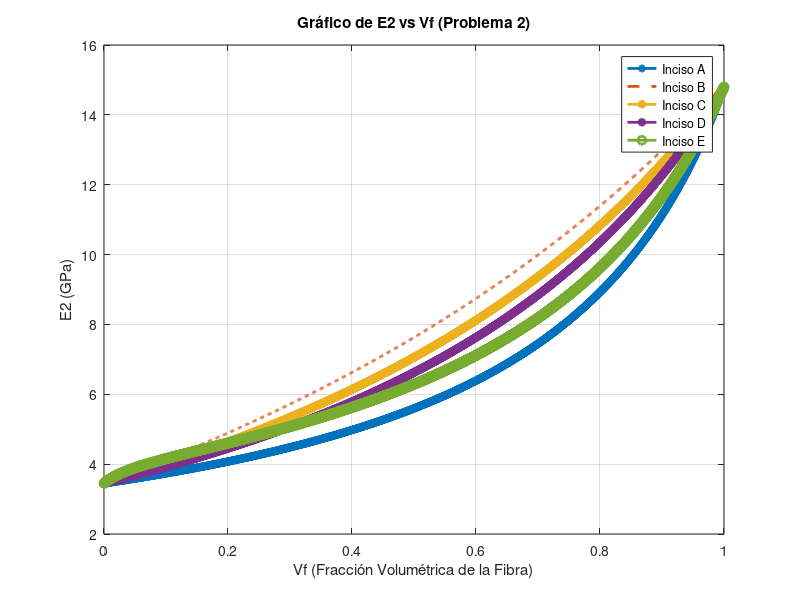
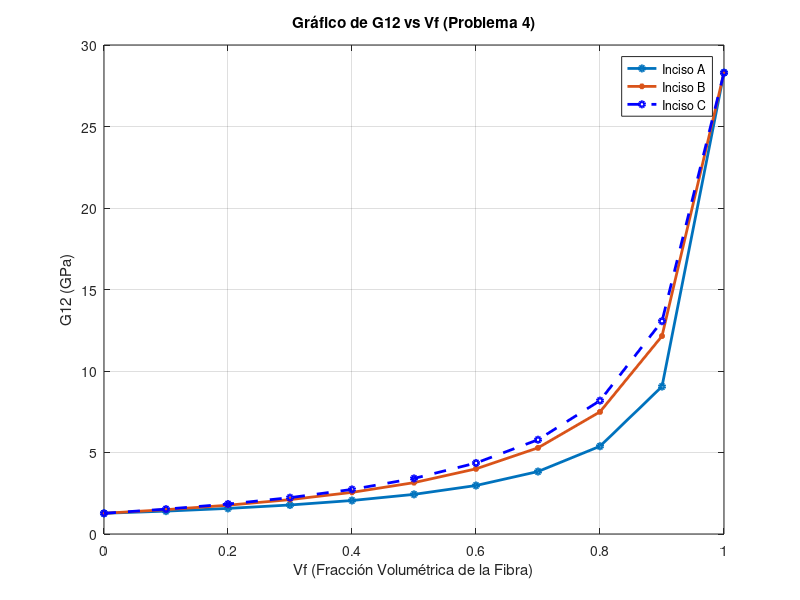

MATLAB code for these plots, in order:
% close all
clc
clear

%Pablo Arturo Balboa Sanchez 2077799
%Materiales Compuestos 2
%Actividad Fundamental 5
%%
%Problema 1

Ef1=85.6*10^9;
Ef2=14.8*10^9;
Em=3.45*10^9;
vm=0.36;
vf12=0.3;
vf21=vf12;
n=0.5;

Vf=0.65;
Vm=1-Vf;

%Inciso A)
E2=(Vf/Ef2)+(Vm/Em);
E2=(E2)^-1;
% Convertir E2 de Pascales a Gigapascales
E2_GPa = E2 / 10^9;

fprintf('Resultados de la Actividad Fundamental 5 Problema 1\n');
% Imprimir el valor de E2 en la ventana de comandos
fprintf('A) E2: %.4f GPa\n', E2_GPa);

%Inciso B)
E2=((Vf/Ef2)+(n*Vm/Em))/(Vf+(n*Vm));
E2=(E2)^-1;
E2_GPa = E2 / 10^9;

% Imprimir el valor de E2 en la ventana de comandos
fprintf('B) E2: %.4f GPa\n', E2_GPa);

%Inciso C)
nf = (Ef1*Vf + ((1 - vf12*vf21)*Em + vm*vf21*Ef1)*Vm) / (Ef1*Vf + Em*Vm);
nm = (((1 - vm^2)*Ef1 - (1 - vm*vf12)*Em)*Vf + Em*Vm) / (Ef1*Vf + Em*Vm);
E2=((nf*Vf)/Ef2)+((nm*Vm)/Em);
E2=(E2)^-1;
E2_GPa = E2 / 10^9;
fprintf('C) E2: %.4f GPa\n', E2_GPa);

%%
% Problema 2
%Inciso A
% Rango de Vf
Vf_range = 0:0.0005:1;

% Vector para datos de E2
E1_A_GPa = zeros(size(Vf_range));
E2_A_GPa = zeros(size(Vf_range));
E2_B_GPa = zeros(size(Vf_range));
E2_C_GPa = zeros(size(Vf_range));
E2_D_GPa = zeros(size(Vf_range));
E2_E_GPa = zeros(size(Vf_range));

% Ciclo para calcular E2 para cada Inciso
for i = 1:length(Vf_range)
    Vf = Vf_range(i);
    Vm = 1 - Vf;

    %Calculo de E1
    E1 = (Ef1*Vf) + (Em*Vm);
    E1_A_GPa(i) = E1 / 10^9;

    % Inciso A: Regla simple de mezclas
    E2_A = (Vf/Ef2) + (Vm/Em);
    E2_A = (E2_A)^-1;
    E2_A_GPa(i) = E2_A / 10^9;
    
    % Inciso B: Regla modificada con n = 0.4
    n = 0.4;
    E2_B = ((Vf/Ef2) + (n*Vm/Em)) / (Vf + (n*Vm));
    E2_B = (E2_B)^-1;
    E2_B_GPa(i) = E2_B / 10^9;
    
    % Inciso C: Regla modificada con n = 0.5
    n = 0.5;
    E2_C = ((Vf/Ef2) + (n*Vm/Em)) / (Vf + (n*Vm));
    E2_C = (E2_C)^-1;
    E2_C_GPa(i) = E2_C / 10^9;
    
    % Inciso D: Regla modificada con n = 0.6
    n = 0.6;
    E2_D = ((Vf/Ef2) + (n*Vm/Em)) / (Vf + (n*Vm));
    E2_D = (E2_D)^-1;
    E2_D_GPa(i) = E2_D / 10^9;
    
    % Inciso E: Usando nf y nm
    nf = (Ef1*Vf + ((1 - vf12*vf21)*Em + vm*vf21*Ef1)*Vm) / (Ef1*Vf + Em*Vm);
    nm = (((1 - vm^2)*Ef1 - (1 - vm*vf12)*Em)*Vf + Em*Vm) / (Ef1*Vf + Em*Vm);
    E2_E = ((nf*Vf)/Ef2) + ((nm*Vm)/Em);
    E2_E = (E2_E)^-1;
    E2_E_GPa(i) = E2_E / 10^9;
end

% Graficar todos los resultados
figure('Name', 'Problema_2');
plot(Vf_range, E2_A_GPa, '-o', 'LineWidth', 2, 'MarkerSize', 4,'DisplayName','Inciso A');
hold on;
plot(Vf_range, E2_B_GPa, '--', 'LineWidth', 2, 'MarkerSize', 6, 'DisplayName', 'Inciso B');
plot(Vf_range, E2_C_GPa, '-*', 'LineWidth', 2, 'MarkerSize', 6, 'DisplayName', 'Inciso C');
plot(Vf_range, E2_D_GPa, '*-', 'LineWidth', 2, 'MarkerSize', 6, 'DisplayName', 'Inciso D');
plot(Vf_range, E2_E_GPa, '-o', 'LineWidth', 2, 'MarkerSize', 6,'DisplayName','Inciso E');
% plot(Vf_range, E1_A_GPa, '-o', 'LineWidth', 2, 'MarkerSize', 6,'DisplayName','E1');
xlabel('Vf (Fracción Volumétrica de la Fibra)');
ylabel('E2 (GPa)');
title('Gráfico de E2 vs Vf (Problema 2)');
grid on;
legend;
hold off;

%%
%Problema 3
Gf12=28.3*10^9;
Gm=1.27*10^9;
Vf=0.55;
Vm=1-Vf;

%Inciso A
G12=(Vf/Gf12)+(Vm/Gm);
G12=(G12)^-1;
% Convertir E2 de Pascales a Gigapascales
G12_GPa = G12 / 10^9;
fprintf('Resultados de la Actividad Fundamental 5 Problema 3\n');
% Imprimir el valor de E2 en la ventana de comandos
fprintf('A) G12: %.4f GPa\n', G12_GPa);

%Inciso B
n=0.6;
G12=((Vf/Gf12)+(n*Vm/Gm))/(Vf+(n*Vm));
G12=(G12)^-1;
G12_GPa = G12 / 10^9;
fprintf('B) G12: %.4f GPa\n', G12_GPa);

%Inciso C
G12 = Gm * (( (Gm + Gf12) - Vf * (Gm - Gf12) ) / ( (Gm + Gf12) + Vf * (Gm - Gf12) ));
G12_GPa = G12 / 10^9;
fprintf('C) G12: %.4f GPa\n', G12_GPa);

%%
%Problema 4
Gf12=28.3*10^9;
Gm=1.27*10^9;
Vf_range = 0:0.1:1;

% Vector para datos de G12
G12_A_GPa = zeros(size(Vf_range));
G12_B_GPa = zeros(size(Vf_range));
G12_C_GPa = zeros(size(Vf_range));

% Ciclo para calcular E2 para cada Inciso
for i = 1:length(Vf_range)
    Vf = Vf_range(i);
    Vm = 1 - Vf;

%Inciso A
G12=(Vf/Gf12)+(Vm/Gm);
G12=(G12)^-1;
% Convertir E2 de Pascales a Gigapascales
G12_A_GPa(i) = G12 / 10^9;

%Inciso B
n=0.6;
G12=((Vf/Gf12)+(n*Vm/Gm))/(Vf+(n*Vm));
G12=(G12)^-1;
G12_B_GPa(i) = G12 / 10^9;

%Inciso C
G12 = Gm * (( (Gm + Gf12) - Vf * (Gm - Gf12) ) / ( (Gm + Gf12) + Vf * (Gm - Gf12) ));
G12_C_GPa(i) = G12 / 10^9;

end

% Graficar todos los resultados
figure;
plot(Vf_range, G12_A_GPa, '-o', 'LineWidth', 2, 'MarkerSize', 4,'DisplayName','Inciso A');
hold on;
plot(Vf_range, G12_B_GPa, '-*', 'LineWidth', 2, 'MarkerSize', 4,'DisplayName','Inciso B');
plot(Vf_range, G12_C_GPa, 'o--b', 'LineWidth', 2, 'MarkerSize', 4,'DisplayName','Inciso C');
xlabel('Vf (Fracción Volumétrica de la Fibra)');
ylabel('G12 (GPa)');
title('Gráfico de G12 vs Vf (Problema 4)');
grid on;
legend;
hold off;

%%
%Problema 5
Em=4.62e9;
Ef1=233e9;
Ef2=23.1e9;
Gf12=8.96e9;
vm=0.360;
vf12=0.200;
vf23=0.400;
Gf23=8.27e9;
Vf=0.6;
Vm=1-Vf;
am=41.4e-6;
af1=-0.540e-6;
af2=10.10*10^-6;
Gm=Em/(2*(1+vm));
E1 = (Ef1*Vf) + (Em*Vm);
E1_A_GPa = E1 / 10^9;
E2 = (Vf/Ef2) + (Vm/Em);
E2_A = (E2)^-1;
E2_A_GPa= E2_A / 10^9;
v12=(Vf*vf12)+(Vm*vm);
G12=(Vf/Gf12)+(Vm/Gm);
G12=(G12)^-1;
G12_A_GPa = G12 / 10^9;

Alpha1=((af1*Ef1*Vf)+(am*Em*Vm))/((Ef1*Vf)+(Em*Vm));
Alpha2=(Vf*af2)+(Vm*am);
Alpha2_1=(af2 - (Em/E1)*vf12*(am - af1)*Vm)*Vf + ...
         (am + (Ef1/E1)*vm*(am - af1)*Vf)*Vm;

% Imprimir los resultados en la ventana de comandos
fprintf('Resultados de la Actividad Fundamental 5 Problema 5\n');
fprintf('A) Alpha1: %.4e 1/K\n', Alpha1);
fprintf('B) Alpha2: %.4e 1/K (Regla de Mezclas)\n', Alpha2);
fprintf('C) Alpha2: %.4e 1/K\n', Alpha2_1);